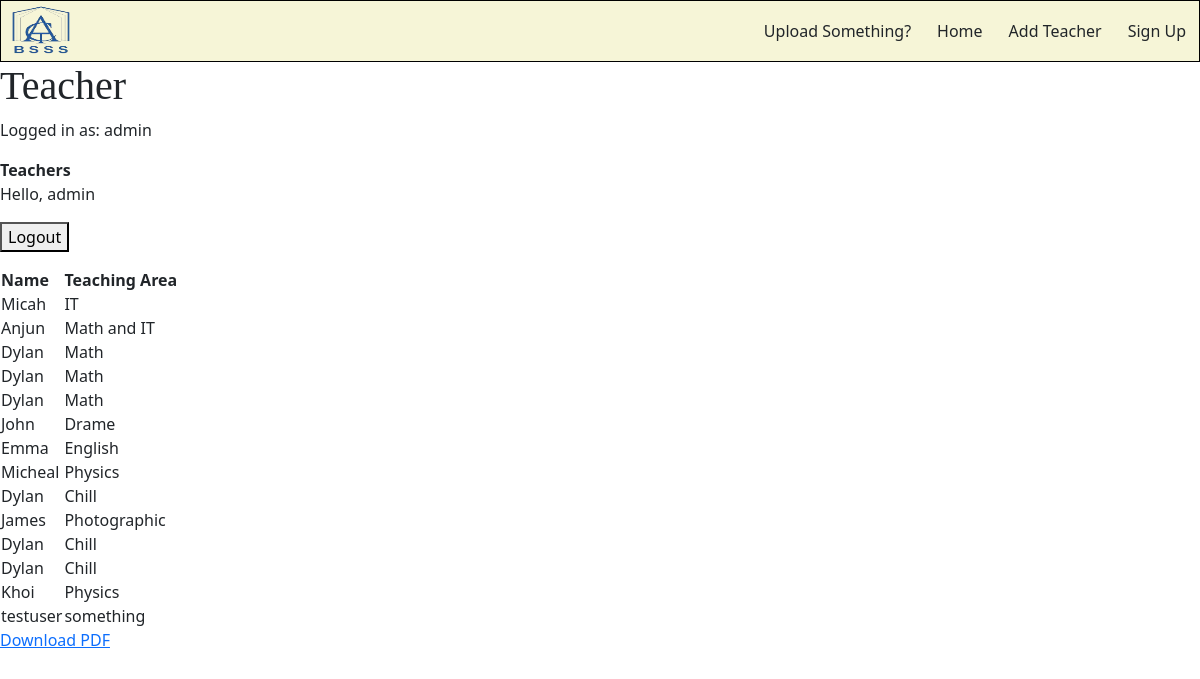
The app's page / (signed in) with its own data.
### MyApp1/models.py (models this page shows)
class teacher(models.Model):
    Name = models.CharField(max_length=25)
    Area = models.CharField(max_length=30)

### MyApp1/views.py (the view)
# urls.py: path('', MyApp1.views.index, name='index'),
def index(request):
    teach = teacher.objects.all()
    return render(request, "MyApp1/index.html", {'content' : teach})

### MyApp1/templates/MyApp1/index.html (shortened to what this page needs)
{% load static %}
<link href="https://cdn.jsdelivr.net/npm/bootstrap@5.0.0-beta2/dist/css/bootstrap.min.css" rel="stylesheet"
>
<link href="{% static 'css/site.css' %}" rel="stylesheet">
<nav class="navbar navbar-expand-lg">
    <a class="navbar-brand" href="#"><img class="logo" src="{% static 'images/logo.png' %}" alt="logo"></a>
    <div class="collapse navbar-collapse" id="navbarNavAltMarkup">
        <div class="navbar-nav ms-auto">
            <a class="btn" href="{% url 'upload' %}">Upload Something? </a>
            <a class="btn" href="{% url 'home' %}">Home</a>
            <a class="btn" href="{% url 'input' %}"> Add Teacher</a>
            <a class="btn" href="{% url 'register' %}"> Sign Up</a>
        </div>
    </div>
</nav>
<h1 class="title1">Teacher</h1>
<html>
<body>
    <p>Logged in as: {{request.user.username}} </p>
    <strong>Teachers</strong>
    {% if user.is_authenticated %}
    <p>Hello, {{user.username}}</p>
    <form  method="post" action="{% url 'logout' %}">
        <button type="submit">Logout</button>
    </form>
    {% else %}
    <a href="{% url 'login' %}"> Login </a>
    {% endif %}
    {% if content %}
    <table>
        <tr>
            <th> Name </th>
            <th>Teaching Area</th>
        </tr>
        {% for teach in content%}
        <tr>
            <td>{{teach.Name}}</td>
            <td>{{teach.Area}}</td>
        </tr>
        {% endfor %}
    </table>
    {% else %}
    <strong>No data!!</strong>
    {% endif %}
    <p><a href="{% url 'report'%}">Download PDF</a></p>
</body>
</html>

### MyApp1/static/css/site.css (style rules this page uses)
.navbar { background-color: #F6F5D7; margin: 0%; padding: 0%; border: 1px solid rgb(0, 0, 0); position: relative; top: 0px; width: 100%; }
.title1 { font-family: 'sans-serif'; }
.logo { height: 50px; width: 80px; }

### records on screen
teacher: Name "Micah", Area "IT"
teacher: Name "Anjun", Area "Math and IT"
teacher: Name "Dylan", Area "Math"
teacher: Name "Dylan", Area "Math"
teacher: Name "Dylan", Area "Math"
teacher: Name "John", Area "Drame"
teacher: Name "Emma", Area "English"
teacher: Name "Micheal", Area "Physics"
teacher: Name "Dylan", Area "Chill"
teacher: Name "James", Area "Photographic"
teacher: Name "Dylan", Area "Chill"
teacher: Name "Dylan", Area "Chill"
teacher: Name "Khoi", Area "Physics"
teacher: Name "testuser", Area "something"

### other values on screen
{{ request.user.username }} "admin"
{{ user.username }} "admin"
